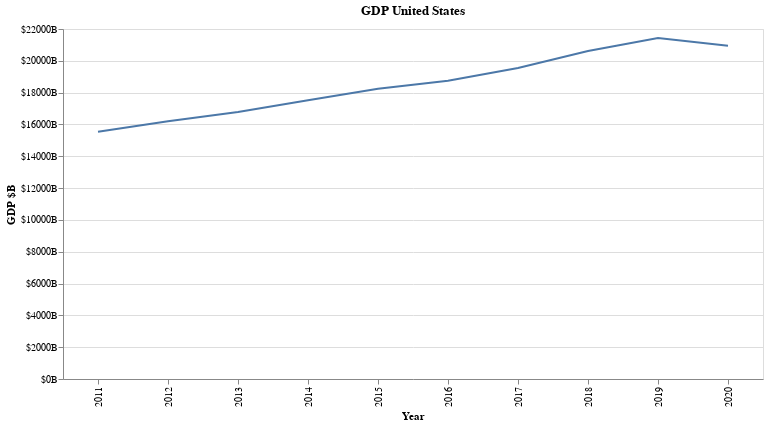

This figure's notebook cell:
### Code cell
my_altair.get_time_series_gdp_chart("United States")

### Figure 1 — Vega-Lite specification as saved in the notebook (floating-point values rounded to 4 significant figures)
{"config": {"view": {"continuousWidth": 400, "continuousHeight": 300}}, "layer": [{"mark": "line", "encoding": {"x": {"axis": {"title": "Year"}, "field": "Year", "type": "nominal"}, "y": {"axis": {"labelExpr": "\"$\" + datum.value / 1E9 + \"B\"", "title": "GDP $B"}, "field": "GDP", "type": "quantitative"}}, "height": 350, "title": "GDP United States", "width": 700}, {"mark": {"type": "circle", "color": "red", "opacity": 0.0, "size": 1000}, "encoding": {"tooltip": [{"field": "Country", "type": "nominal"}, {"field": "GDP $B", "type": "nominal"}], "x": {"axis": {"title": ""}, "field": "Year", "type": "nominal"}, "y": {"axis": {"title": ""}, "field": "GDP", "type": "quantitative"}}, "width": 700}], "data": {"name": "data-5ed4b9338ede302449acffadcfdbad04"}, "$schema": "https://vega.github.io/schema/vega-lite/v4.17.0.json", "datasets": {"data-5ed4b9338ede302449acffadcfdbad04": [{"Country": "United States", "Metric Year": "2011-01-01", "Year": 2011, "AFF value added": 1.216, "Exports G & S Pct GDP": 13.61, "Exports G & S Pct US dollar": 2144000000000.0, "Exports G & S annual growth %": 7.166, "GDP": 15540000000000.0, "GDP 2015 US dollar": 16570000000000.0, "GDP Growth Pct": 1.183, "GDP curr LCU": 15540000000000.0, "GDP per capita": 49882, "GNI": 15850000000000.0, "GNI Atlas": 15770000000000.0, "GNI PPP": 15850000000000.0, "GNI per capita Atlas": 50870, "GNI per capita PPP": 50630.0, "Gross capital formation": 19.1, "Gross domestic savings": 15.01, "Gross fixed capital formation": 18.81, "Gross fixed capital formation, private sector": 14.41, "Gross national expenditure Pct GDP": 104.1, "Gross savings Pct GDP": 16.32, "HH final consumer expenditure": 68.84, "Imports of G & S Pct GDP": 17.34, "Imports of G & S Pct annual growth": 4.816, "Imports of G & S current US dollar": 2698000000000.0, "Industry Pct GDP": 19.42, "Manufacturing Pct GDP": 11.95, "Merchandise Trade % GDP": 24.12, "Net trade in G & S US dollar": -554500000000.0, "Net trade in Goods US dollar": -741000000000.0, "Population": 311583481, "Population growth": 0.73, "Services Pct GDP": 75.86, "Services value added GDP": 1.685, "Textiles and clothing %  manufacturing": 1.412, "Trade Pct GDP": 30.96, "GDP $B": "$15543B", "GDP Pct Growth %": "1.18%", "GDP Pct Growth": 1.18, "Imports G & S Pct GDP": 17.34, "Net Trade Pct GDP": -3.73, "Trade Pct GDP %": 0.31, "Trade Total": 4818000000000.0, "Prev Year": 2010, "Year_curr": 2011, "Trade Total Change": null, "Trade Total Change %": null}, {"Country": "United States", "Metric Year": "2012-01-01", "Year": 2012, "AFF value added": 1.159, "Exports G & S Pct GDP": 13.69, "Exports G & S Pct US dollar": 2247000000000.0, "Exports G & S annual growth %": 4.014, "GDP": 16200000000000.0, "GDP 2015 US dollar": 16950000000000.0, "GDP Growth Pct": 1.876, "GDP curr LCU": 16200000000000.0, "GDP per capita": 51602, "GNI": 16680000000000.0, "GNI Atlas": 16570000000000.0, "GNI PPP": 16680000000000.0, "GNI per capita Atlas": 53130, "GNI per capita PPP": 52780.0, "Gross capital formation": 20.02, "Gross domestic savings": 16.26, "Gross fixed capital formation": 19.58, "Gross fixed capital formation, private sector": 15.31, "Gross national expenditure Pct GDP": 103.8, "Gross savings Pct GDP": 18.66, "HH final consumer expenditure": 68.21, "Imports of G & S Pct GDP": 17.1, "Imports of G & S Pct annual growth": 2.448, "Imports of G & S current US dollar": 2773000000000.0, "Industry Pct GDP": 19.16, "Manufacturing Pct GDP": 11.85, "Merchandise Trade % GDP": 23.97, "Net trade in G & S US dollar": -525900000000.0, "Net trade in Goods US dollar": -741100000000.0, "Population": 313877662, "Population growth": 0.73, "Services Pct GDP": 76.15, "Services value added GDP": 2.216, "Textiles and clothing %  manufacturing": 1.316, "Trade Pct GDP": 30.79, "GDP $B": "$16197B", "GDP Pct Growth %": "1.88%", "GDP Pct Growth": 1.88, "Imports G & S Pct GDP": 17.1, "Net Trade Pct GDP": -3.41, "Trade Pct GDP %": 0.31, "Trade Total": 5021000000000.0, "Prev Year": 2011, "Year_curr": 2012, "Trade Total Change": 202900000000.0, "Trade Total Change %": 4.21}, {"Country": "United States", "Metric Year": "2013-01-01", "Year": 2013, "AFF value added": 1.334, "Exports G & S Pct GDP": 13.63, "Exports G & S Pct US dollar": 2313000000000.0, "Exports G & S annual growth %": 2.971, "GDP": 16780000000000.0, "GDP 2015 US dollar": 17260000000000.0, "GDP Growth Pct": 1.49, "GDP curr LCU": 16780000000000.0, "GDP per capita": 53106, "GNI": 17190000000000.0, "GNI Atlas": 17060000000000.0, "GNI PPP": 17190000000000.0, "GNI per capita Atlas": 54380, "GNI per capita PPP": 53980.0, "Gross capital formation": 20.41, "Gross domestic savings": 17.21, "Gross fixed capital formation": 19.79, "Gross fixed capital formation, private sector": 15.78, "Gross national expenditure Pct GDP": 103.2, "Gross savings Pct GDP": 19.09, "HH final consumer expenditure": 67.7, "Imports of G & S Pct GDP": 16.48, "Imports of G & S Pct annual growth": 1.213, "Imports of G & S current US dollar": 2760000000000.0, "Industry Pct GDP": 19.26, "Manufacturing Pct GDP": 11.81, "Merchandise Trade % GDP": 23.29, "Net trade in G & S US dollar": -446900000000.0, "Net trade in Goods US dollar": -700500000000.0, "Population": 316059947, "Population growth": 0.69, "Services Pct GDP": 75.77, "Services value added GDP": 1.108, "Textiles and clothing %  manufacturing": 1.323, "Trade Pct GDP": 30.11, "GDP $B": "$16785B", "GDP Pct Growth %": "1.49%", "GDP Pct Growth": 1.49, "Imports G & S Pct GDP": 16.48, "Net Trade Pct GDP": -2.85, "Trade Pct GDP %": 0.3, "Trade Total": 5035000000000.0, "Prev Year": 2012, "Year_curr": 2013, "Trade Total Change": 14380000000.0, "Trade Total Change %": 0.29}, {"Country": "United States", "Metric Year": "2014-01-01", "Year": 2014, "AFF value added": 1.186, "Exports G & S Pct GDP": 13.56, "Exports G & S Pct US dollar": 2393000000000.0, "Exports G & S annual growth %": 3.884, "GDP": 17530000000000.0, "GDP 2015 US dollar": 17690000000000.0, "GDP Growth Pct": 2.151, "GDP curr LCU": 17530000000000.0, "GDP per capita": 55049, "GNI": 18040000000000.0, "GNI Atlas": 17770000000000.0, "GNI PPP": 18040000000000.0, "GNI per capita Atlas": 56670, "GNI per capita PPP": 55800.0, "Gross capital formation": 20.81, "Gross domestic savings": 17.76, "Gross fixed capital formation": 20.33, "Gross fixed capital formation, private sector": 0.0, "Gross national expenditure Pct GDP": 103.0, "Gross savings Pct GDP": 20.21, "HH final consumer expenditure": 67.6, "Imports of G & S Pct GDP": 16.47, "Imports of G & S Pct annual growth": 5.16, "Imports of G & S current US dollar": 2877000000000.0, "Industry Pct GDP": 19.33, "Manufacturing Pct GDP": 11.65, "Merchandise Trade % GDP": 23.01, "Net trade in G & S US dollar": -484000000000.0, "Net trade in Goods US dollar": -749900000000.0, "Population": 318386329, "Population growth": 0.73, "Services Pct GDP": 75.81, "Services value added GDP": 2.487, "Textiles and clothing %  manufacturing": 1.313, "Trade Pct GDP": 30.04, "GDP $B": "$17527B", "GDP Pct Growth %": "2.15%", "GDP Pct Growth": 2.15, "Imports G & S Pct GDP": 16.47, "Net Trade Pct GDP": -2.91, "Trade Pct GDP %": 0.3, "Trade Total": 5258000000000.0, "Prev Year": 2013, "Year_curr": 2014, "Trade Total Change": 222700000000.0, "Trade Total Change %": 4.42}, {"Country": "United States", "Metric Year": "2015-01-01", "Year": 2015, "AFF value added": 1.044, "Exports G & S Pct GDP": 12.44, "Exports G & S Pct US dollar": 2280000000000.0, "Exports G & S annual growth %": 0.2711, "GDP": 18240000000000.0, "GDP 2015 US dollar": 18240000000000.0, "GDP Growth Pct": 2.697, "GDP curr LCU": 18240000000000.0, "GDP per capita": 56863, "GNI": 18660000000000.0, "GNI Atlas": 18170000000000.0, "GNI PPP": 18660000000000.0, "GNI per capita Atlas": 58180, "GNI per capita PPP": 56640.0, "Gross capital formation": 21.16, "Gross domestic savings": 18.45, "Gross fixed capital formation": 20.41, "Gross fixed capital formation, private sector": 0.0, "Gross national expenditure Pct GDP": 102.7, "Gross savings Pct GDP": 20.21, "HH final consumer expenditure": 67.24, "Imports of G & S Pct GDP": 15.32, "Imports of G & S Pct annual growth": 5.186, "Imports of G & S current US dollar": 2771000000000.0, "Industry Pct GDP": 18.54, "Manufacturing Pct GDP": 11.63, "Merchandise Trade % GDP": 20.93, "Net trade in G & S US dollar": -491400000000.0, "Net trade in Goods US dollar": -761900000000.0, "Population": 320738994, "Population growth": 0.74, "Services Pct GDP": 76.78, "Services value added GDP": 2.914, "Textiles and clothing %  manufacturing": 1.271, "Trade Pct GDP": 27.76, "GDP $B": "$18238B", "GDP Pct Growth %": "2.70%", "GDP Pct Growth": 2.7, "Imports G & S Pct GDP": 15.32, "Net Trade Pct GDP": -2.88, "Trade Pct GDP %": 0.28, "Trade Total": 5107000000000.0, "Prev Year": 2014, "Year_curr": 2015, "Trade Total Change": -151400000000.0, "Trade Total Change %": -2.88}, {"Country": "United States", "Metric Year": "2016-01-01", "Year": 2016, "AFF value added": 0.944, "Exports G & S Pct GDP": 11.91, "Exports G & S Pct US dollar": 2238000000000.0, "Exports G & S annual growth %": 0.4053, "GDP": 18750000000000.0, "GDP 2015 US dollar": 18550000000000.0, "GDP Growth Pct": 1.344, "GDP curr LCU": 18750000000000.0, "GDP per capita": 58021, "GNI": 19020000000000.0, "GNI Atlas": 18460000000000.0, "GNI PPP": 19020000000000.0, "GNI per capita Atlas": 58870, "GNI per capita PPP": 57130.0, "Gross capital formation": 20.51, "Gross domestic savings": 18.08, "Gross fixed capital formation": 20.32, "Gross fixed capital formation, private sector": 0.0, "Gross national expenditure Pct GDP": 102.4, "Gross savings Pct GDP": 18.94, "HH final consumer expenditure": 67.72, "Imports of G & S Pct GDP": 14.61, "Imports of G & S Pct annual growth": 1.452, "Imports of G & S current US dollar": 2720000000000.0, "Industry Pct GDP": 17.97, "Manufacturing Pct GDP": 11.17, "Merchandise Trade % GDP": 19.74, "Net trade in G & S US dollar": -481500000000.0, "Net trade in Goods US dollar": -749800000000.0, "Population": 323071755, "Population growth": 0.72, "Services Pct GDP": 77.52, "Services value added GDP": 2.025, "Textiles and clothing %  manufacturing": 1.254, "Trade Pct GDP": 26.52, "GDP $B": "$18745B", "GDP Pct Growth %": "1.34%", "GDP Pct Growth": 1.34, "Imports G & S Pct GDP": 14.61, "Net Trade Pct GDP": -2.7, "Trade Pct GDP %": 0.27, "Trade Total": 5061000000000.0, "Prev Year": 2015, "Year_curr": 2016, "Trade Total Change": -45550000000.0, "Trade Total Change %": -0.89}, {"Country": "United States", "Metric Year": "2017-01-01", "Year": 2017, "AFF value added": 0.9498, "Exports G & S Pct GDP": 12.2, "Exports G & S Pct US dollar": 2391000000000.0, "Exports G & S annual growth %": 4.078, "GDP": 19540000000000.0, "GDP 2015 US dollar": 18980000000000.0, "GDP Growth Pct": 2.01, "GDP curr LCU": 19540000000000.0, "GDP per capita": 60109, "GNI": 19890000000000.0, "GNI Atlas": 19260000000000.0, "GNI PPP": 19890000000000.0, "GNI per capita Atlas": 61190, "GNI per capita PPP": 59240.0, "Gross capital formation": 20.72, "Gross domestic savings": 18.28, "Gross fixed capital formation": 20.57, "Gross fixed capital formation, private sector": 0.0, "Gross national expenditure Pct GDP": 102.4, "Gross savings Pct GDP": 19.52, "HH final consumer expenditure": 67.74, "Imports of G & S Pct GDP": 14.96, "Imports of G & S Pct annual growth": 4.444, "Imports of G & S current US dollar": 2904000000000.0, "Industry Pct GDP": 18.25, "Manufacturing Pct GDP": 11.13, "Merchandise Trade % GDP": 20.24, "Net trade in G & S US dollar": -512700000000.0, "Net trade in Goods US dollar": -799300000000.0, "Population": 325122128, "Population growth": 0.63, "Services Pct GDP": 77.24, "Services value added GDP": 2.329, "Textiles and clothing %  manufacturing": 1.208, "Trade Pct GDP": 27.16, "GDP $B": "$19543B", "GDP Pct Growth %": "2.01%", "GDP Pct Growth": 2.01, "Imports G & S Pct GDP": 14.96, "Net Trade Pct GDP": -2.76, "Trade Pct GDP %": 0.27, "Trade Total": 5277000000000.0, "Prev Year": 2016, "Year_curr": 2017, "Trade Total Change": 215400000000.0, "Trade Total Change %": 4.26}, {"Country": "United States", "Metric Year": "2018-01-01", "Year": 2018, "AFF value added": 0.9206, "Exports G & S Pct GDP": 12.29, "Exports G & S Pct US dollar": 2539000000000.0, "Exports G & S annual growth %": 2.811, "GDP": 20610000000000.0, "GDP 2015 US dollar": 19550000000000.0, "GDP Growth Pct": 2.726, "GDP curr LCU": 20610000000000.0, "GDP per capita": 63064, "GNI": 20950000000000.0, "GNI Atlas": 20750000000000.0, "GNI PPP": 20950000000000.0, "GNI per capita Atlas": 64090, "GNI per capita PPP": 63490.0, "Gross capital formation": 21.06, "Gross domestic savings": 18.58, "Gross fixed capital formation": 20.77, "Gross fixed capital formation, private sector": 0.0, "Gross national expenditure Pct GDP": 102.5, "Gross savings Pct GDP": 19.64, "HH final consumer expenditure": 67.5, "Imports of G & S Pct GDP": 15.18, "Imports of G & S Pct annual growth": 4.099, "Imports of G & S current US dollar": 3120000000000.0, "Industry Pct GDP": 18.53, "Manufacturing Pct GDP": 11.2, "Merchandise Trade % GDP": 20.76, "Net trade in G & S US dollar": -581000000000.0, "Net trade in Goods US dollar": -878700000000.0, "Population": 326838199, "Population growth": 0.53, "Services Pct GDP": 76.89, "Services value added GDP": 2.761, "Textiles and clothing %  manufacturing": 1.129, "Trade Pct GDP": 27.48, "GDP $B": "$20612B", "GDP Pct Growth %": "2.73%", "GDP Pct Growth": 2.73, "Imports G & S Pct GDP": 15.18, "Net Trade Pct GDP": -2.89, "Trade Pct GDP %": 0.27, "Trade Total": 5565000000000.0, "Prev Year": 2017, "Year_curr": 2018, "Trade Total Change": 288600000000.0, "Trade Total Change %": 5.47}, {"Country": "United States", "Metric Year": "2019-01-01", "Year": 2019, "AFF value added": 0.9169, "Exports G & S Pct GDP": 11.76, "Exports G & S Pct US dollar": 2528000000000.0, "Exports G & S annual growth %": -0.06519, "GDP": 21430000000000.0, "GDP 2015 US dollar": 19970000000000.0, "GDP Growth Pct": 1.929, "GDP curr LCU": 21430000000000.0, "GDP per capita": 65279, "GNI": 21710000000000.0, "GNI Atlas": 21660000000000.0, "GNI PPP": 21710000000000.0, "GNI per capita Atlas": 66120, "GNI per capita PPP": 65970.0, "Gross capital formation": 21.3, "Gross domestic savings": 18.81, "Gross fixed capital formation": 20.96, "Gross fixed capital formation, private sector": 0.0, "Gross national expenditure Pct GDP": 102.5, "Gross savings Pct GDP": 19.49, "HH final consumer expenditure": 67.32, "Imports of G & S Pct GDP": 14.54, "Imports of G & S Pct annual growth": 1.151, "Imports of G & S current US dollar": 3105000000000.0, "Industry Pct GDP": 18.16, "Manufacturing Pct GDP": 10.93, "Merchandise Trade % GDP": 19.65, "Net trade in G & S US dollar": -576300000000.0, "Net trade in Goods US dollar": -861500000000.0, "Population": 328329953, "Population growth": 0.46, "Services Pct GDP": 77.31, "Services value added GDP": 2.227, "Textiles and clothing %  manufacturing": 1.129, "Trade Pct GDP": 26.29, "GDP $B": "$21433B", "GDP Pct Growth %": "1.93%", "GDP Pct Growth": 1.93, "Imports G & S Pct GDP": 14.54, "Net Trade Pct GDP": -2.78, "Trade Pct GDP %": 0.26, "Trade Total": 5573000000000.0, "Prev Year": 2018, "Year_curr": 2019, "Trade Total Change": 7436000000.0, "Trade Total Change %": 0.13}, {"Country": "United States", "Metric Year": "2020-01-01", "Year": 2020, "AFF value added": 0.0, "Exports G & S Pct GDP": 10.13, "Exports G & S Pct US dollar": 2134000000000.0, "Exports G & S annual growth %": -13.56, "GDP": 20950000000000.0, "GDP 2015 US dollar": 19290000000000.0, "GDP Growth Pct": -3.574, "GDP curr LCU": 20950000000000.0, "GDP per capita": 63593, "GNI": 21290000000000.0, "GNI Atlas": 21260000000000.0, "GNI PPP": 21290000000000.0, "GNI per capita Atlas": 64610, "GNI per capita PPP": 64530.0, "Gross capital formation": 21.09, "Gross domestic savings": 18.27, "Gross fixed capital formation": 21.38, "Gross fixed capital formation, private sector": 0.0, "Gross national expenditure Pct GDP": 102.8, "Gross savings Pct GDP": 19.25, "HH final consumer expenditure": 67.04, "Imports of G & S Pct GDP": 13.24, "Imports of G & S Pct annual growth": -8.932, "Imports of G & S current US dollar": 2811000000000.0, "Industry Pct GDP": 0.0, "Manufacturing Pct GDP": 0.0, "Merchandise Trade % GDP": 18.32, "Net trade in G & S US dollar": -676700000000.0, "Net trade in Goods US dollar": -922000000000.0, "Population": 329484123, "Population growth": 0.35, "Services Pct GDP": 0.0, "Services value added GDP": 0.0, "Textiles and clothing %  manufacturing": 0.0, "Trade Pct GDP": 23.38, "GDP $B": "$20953B", "GDP Pct Growth %": "-3.57%", "GDP Pct Growth": -3.57, "Imports G & S Pct GDP": 13.24, "Net Trade Pct GDP": -3.11, "Trade Pct GDP %": 0.23, "Trade Total": 4819000000000.0, "Prev Year": 2019, "Year_curr": 2020, "Trade Total Change": -753400000000.0, "Trade Total Change %": -13.52}]}}
